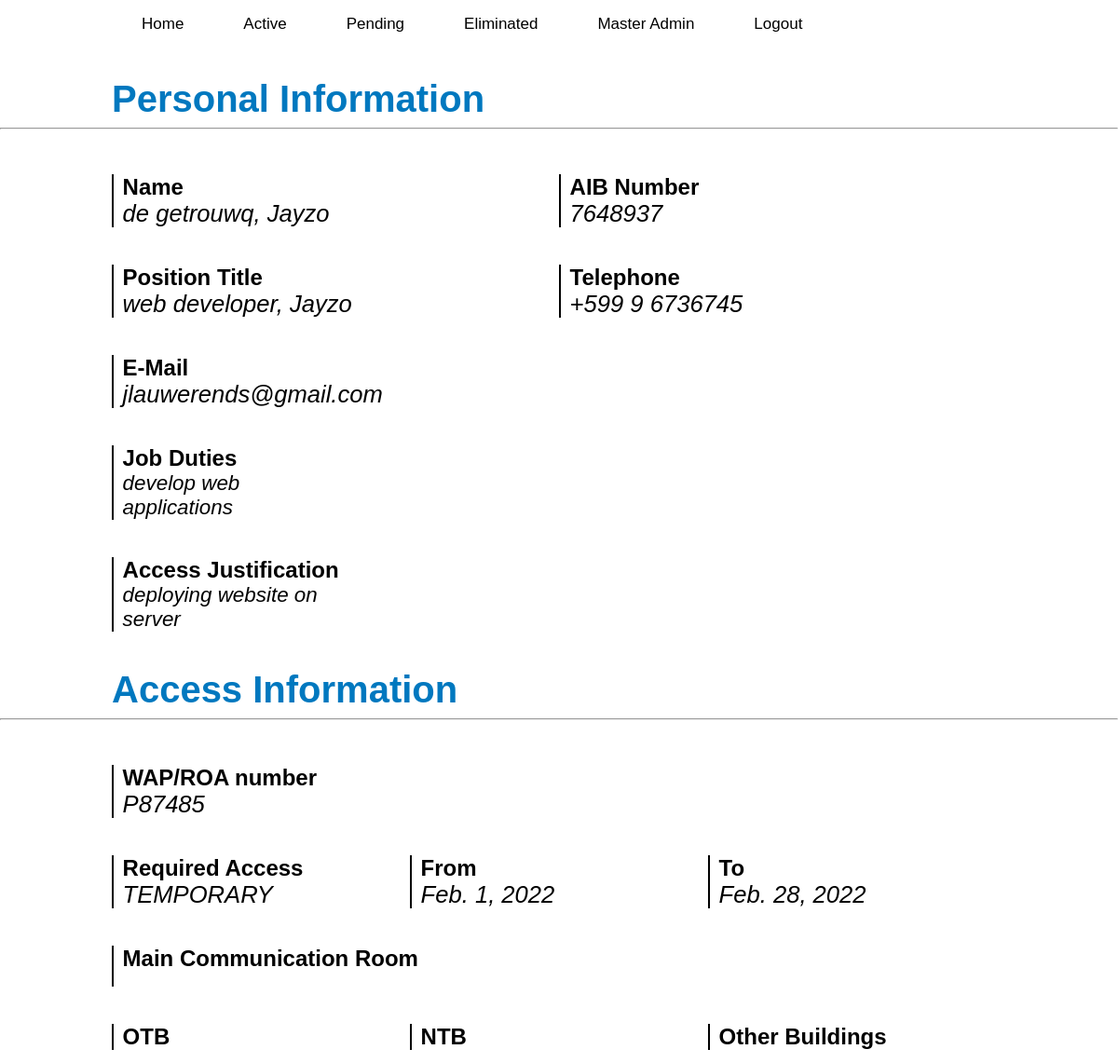
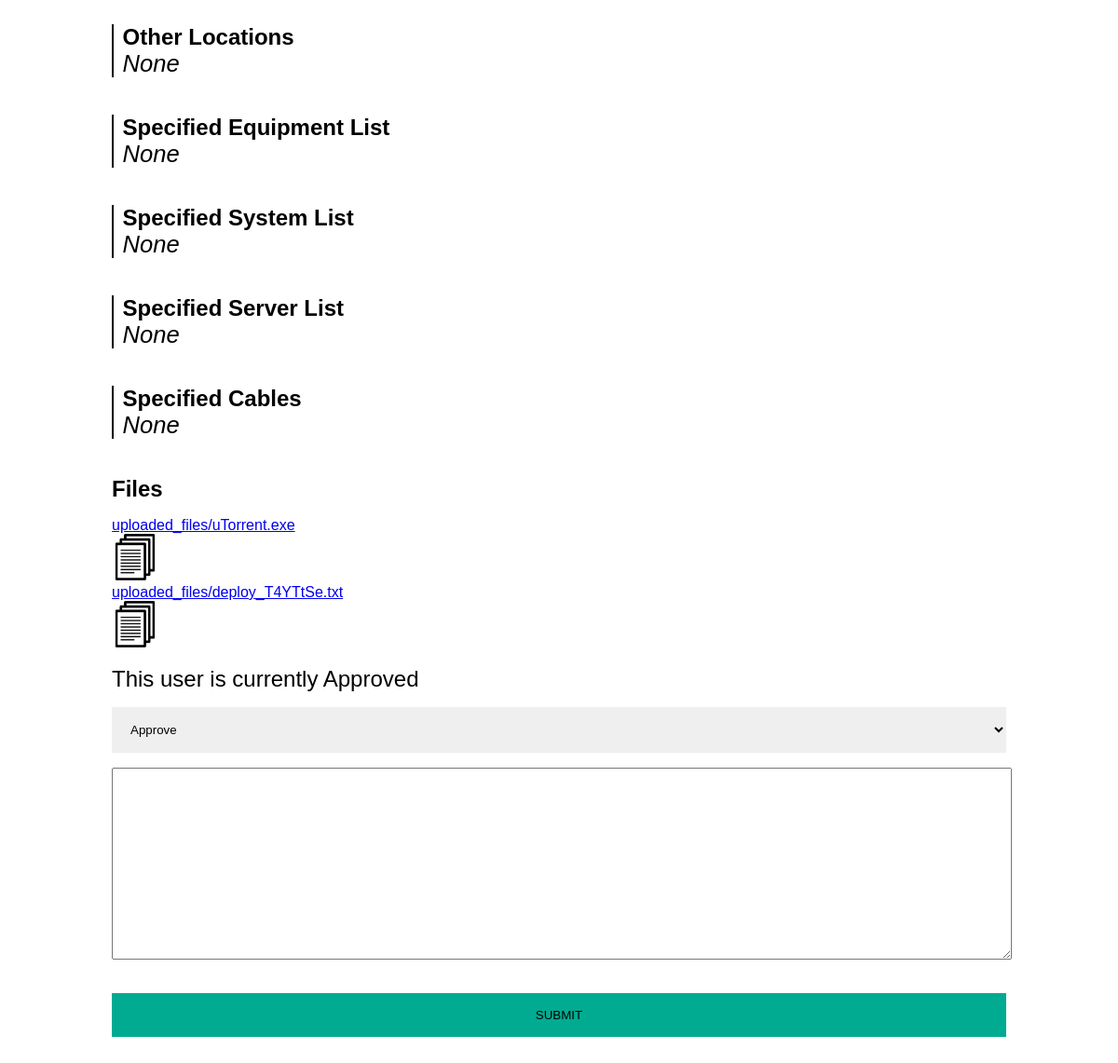
Page /12 (signed in) on the committed database (2 pictures, top to bottom).
### FormPage/models.py (models this page shows, shortened)
class Form(models.Model):
    company_name = models.CharField(max_length=200, null=False, blank=False)
    first_name = models.CharField(max_length=100)
    last_name = models.CharField(max_length=100)
    AIB_number = models.CharField(max_length=100)
    position_title = models.CharField(max_length=200)
    telephone = models.CharField(max_length=20)
    email = models.EmailField()
    job_duties = models.TextField()
    access_justification = models.TextField()
    wap_roa = models.CharField(max_length=255)
    required_access = models.CharField(choices=RequestAccessChoices, max_length=200)
    start_time = models.DateField(blank=True, null=True)
    end_time = models.DateField(blank=True, null=True)
    main_communications_room = models.ManyToManyField(MainCommunicationRoom, blank=True)
    new_terminal_building = models.ManyToManyField(NewTerminalBuilding, blank=True)
    old_terminal_building = models.ManyToManyField(OldTerminalBuilding, blank=True)
    building = models.ManyToManyField(OtherBuilding, blank=True)
    other_locations = models.TextField(blank=True )
    specify_system_list = models.TextField(blank=True)
    specify_equipment_list = models.TextField(blank=True)
    specify_server_list = models.TextField(blank=True)
    Specify_cables = models.TextField(blank=True)
    agreed_to_terms = models.BooleanField(default=False)
    submitted_date_time = models.DateTimeField(default=timezone.now)
    approved_or_not = models.CharField(choices=ApprovedOrNot, max_length=200, blank=True, null=True)
    class Meta:
        ordering = ('-id',)

class FormFiles(models.Model):
    files = models.FileField(upload_to = "uploaded_files", null=True, blank=True)
    form_fk = models.ForeignKey(Form, on_delete=models.CASCADE, null=True, blank=True)

### FormPage/views.py (the view, shortened to what this page needs)
# urls.py: path('<int:form_id>',ViewUser, name='user' ),
@login_required
def ViewUser(request, form_id):
    user_detail = get_object_or_404(Forms, pk=form_id)
    files = FormFiles.objects.filter(form_fk_id = form_id)
    user = Forms.objects.get(id=form_id)
    form = Form(instance=user)
    dic = {
        'user_detail':user_detail,
        'user_files':files,
        'form':form,
    }
    return render(request, 'admin/admin-view-user-detail.html', {'dic': dic})

### FormPage/templates/admin/admin-view-user-detail.html (shortened to what this page needs)
{% extends 'base.html' %}
{% load static %}
{% block content %}
    <div class="wrapper">
        <h1 class="user-h1">Personal Information</h1>
    </div>
    <hr>
    <div class="wrapper">
        <div class="margin-container">
            <div class="information-container">
                <div class="text-box">
                    <div class="text-box-line"></div>
                    <div class="text-box-text">
                        <p class="text-box-title">Name</p>
                        <p class="text-box-information">{{dic.user_detail.last_name}}, {{dic.user_detail.first_name}}</p>
                    </div>
                </div>
                <div class="text-box">
                    <div class="text-box-line"></div>
                    <div class="text-box-text q">
                        <p class="text-box-title ">AIB Number</p>
                        <p class="text-box-information">{{dic.user_detail.AIB_number}}</p>
                    </div>
                </div>
            </div>
            <div class="information-container">
                <div class="text-box">
                    <div class="text-box-line"></div>
                    <div class="text-box-text">
                        <p class="text-box-title">Position Title</p>
                        <p class="text-box-information">{{dic.user_detail.position_title}}, {{dic.user_detail.first_name}}</p>
                    </div>
                </div>
                <div class="text-box">
                    <div class="text-box-line"></div>
                    <div class="text-box-text q">
                        <p class="text-box-title"> Telephone</p>
                        <p class="text-box-information">+599 9 {{dic.user_detail.telephone}}</p>
                    </div>
                </div>
            </div>
            <div class="information-container">
                <div class="text-box">
                    <div class="text-box-line"></div>
                    <div class="text-box-text">
                        <p class="text-box-title">E-Mail</p>
                        <p class="text-box-information">{{dic.user_detail.email}}</p>
                    </div>
                </div>
            </div>
            <div class="information-container">
                <div class="text-box">
                    <div class="text-box-line"></div>
                    <div class="text-box-text">
                        <p class="text-box-title">Job Duties</p>
                        <p class="text-box-information-1">{{dic.user_detail.job_duties}}</p>
                    </div>
                </div>
            </div>
            <div class="information-container">
                <div class="text-box">
                    <div class="text-box-line"></div>
                    <div class="text-box-text">
                        <p class="text-box-title">Access Justification</p>
                        <p class="text-box-information-1">{{dic.user_detail.access_justification}}</p>
                    </div>
                </div>
            </div>
        </div>
    </div>
    <div class="wrapper">
        <h1 class="user-h1">Access Information</h1>
    </div>
    <hr>
    <div class="wrapper">
        <div class="margin-container">
            <div class="information-container">
                <div class="text-box">
                    <div class="text-box-line"></div>
                    <div class="text-box-text">
                        <p class="text-box-title">WAP/ROA number</p>
                        <p class="text-box-information">{{dic.user_detail.wap_roa}}</p>
                    </div>
                </div>
            </div>
            <div class="information-container">
                <div class="text-box">
                    <div class="text-box-line"></div>
                    <div class="text-box-text">
                        <p class="text-box-title">Required Access</p>
                        <p class="text-box-information">{{dic.user_detail.required_access}}</p>
                    </div>
                </div>
                <div class="text-box">
                    <div class="text-box-line"></div>
                    <div class="text-box-text q">
                        <p class="text-box-title">From</p>
                        <p class="text-box-information">{{dic.user_detail.start_time}}</p>
                    </div>
                </div>
                <div class="text-box">
                    <div class="text-box-line"></div>
                    <div class="text-box-text q">
                        <p class="text-box-title">To</p>
                        <p class="text-box-information">{{dic.user_detail.end_time}}</p>
                    </div>
                </div>
            </div>
            <div class="information-container">
                <div class="text-box">
                    <div class="text-box-line"></div>
                    <div class="text-box-text">
                        <p class="text-box-title">Main Communication Room</p>
                    </div>
                </div>
            </div>
            <div class="information-container">
                <div class="text-box">
                    <div class="text-box-line"></div>
                    <div class="text-box-text">
                        <p class="text-box-title">OTB</p>
                    </div>
                </div>
                <div class="text-box">
                    <div class="text-box-line"></div>
                    <div class="text-box-text q">
                        <p class="text-box-title">NTB</p>
                    </div>
                </div>
                <div class="text-box">
                    <div class="text-box-line"></div>
                    <div class="text-box-text q">
                        <p class="text-box-title">Other Buildings</p>
                    </div>
                </div>
            </div>
            <div class="information-container">
                <div class="text-box">
                    <div class="text-box-line"></div>
                    <div class="text-box-text">
                        <p class="text-box-title">Other Locations</p>
                        {% if dic.user_detail.other_locations == "" %}
                            <p class="text-box-information">None</p>
                        {% else %}
                            <p class="text-box-information">{{dic.user_detail.other_locations}}</p>
                        {% endif %}
                    </div>
                </div>
            </div>
            <div class="information-container">
                <div class="text-box">
                    <div class="text-box-line"></div>
                    <div class="text-box-text">
                        <p class="text-box-title">Specified Equipment List</p>
                        {% if dic.user_detail.specify_equipment_list == "" %}
                            <p class="text-box-information">None</p>
                        {% else %}
                            <p class="text-box-information">{{dic.user_detail.specify_equipment_list}}</p>
                        {% endif %}
                    </div>
                </div>
            </div>
            <div class="information-container">
                <div class="text-box">
                    <div class="text-box-line"></div>
                    <div class="text-box-text">
                        <p class="text-box-title">Specified System List</p>
                        {% if dic.user_detail.specify_system_list == "" %}
                            <p class="text-box-information">None</p>
                        {% else %}
                            <p class="text-box-information">{{dic.user_detail.specify_system_list}}</p>
                        {% endif %}
                    </div>
                </div>
            </div>
            <div class="information-container">
                <div class="text-box">
                    <div class="text-box-line"></div>
                    <div class="text-box-text">
                        <p class="text-box-title">Specified Server List</p>
                        {% if dic.user_detail.specify_server_list == "" %}
                            <p class="text-box-information">None</p>
                        {% else %}
                            <p class="text-box-information">{{dic.user_detail.specify_server_list}}</p>
                        {% endif %}
                    </div>
                </div>
            </div>
            <div class="information-container">
                <div class="text-box">
                    <div class="text-box-line"></div>
                    <div class="text-box-text">
                        <p class="text-box-title">Specified Cables</p>
                        {% if dic.user_detail.Specify_cables == "" %}
                            <p class="text-box-information">None</p>
                        {% else %}
                            <p class="text-box-information">{{dic.user_detail.Specify_cables}}</p>
                        {% endif %}
                    </div>
                </div>
            </div>
        </div>
        <div class="files-container">
            <h2 class="files-title">Files</h2>
            <div class="file-grid">
                {% for file in dic.user_files %}
                    <a href="{{file.files.url}}" class="files" download>
                        <div class="flex-file">
                            <p class="file-text">{{file.files}}</p>
                            <img src="{%static 'Images/File.png'%}" class="file-image"alt="">
                        </div>
                    </a>
                {% endfor %}
            </div>
        </div>
        <div class="app-or-not">
            <p class="approved-or-not">This user is currently
                {% if dic.user_detail.approved_or_not == None %}
                    Pending
                {% elif dic.user_detail.approved_or_not == 'APPROVED' %}
                    Approved
                {% else %}
                    Rejected
                {% endif %}
            </p>
        </div>
        <form enctype="multipart/form-data" action="{%url 'Form:user' dic.user_detail.id%}" method="POST">
            <div class="field-list">
                {% for form in dic.form %}
                   <div class="hide">{{form}}</div>
                {% endfor %}
            </div>
            <textarea name="email-send" class="textarea-email"></textarea>
            <button type="submit" value="submit" class="submit">SUBMIT</button>
        </form>
    </div>
{% endblock %}

### static/Css/base/style.css (style rules this page uses)
h1,h2,h3,h4,h5,h6,p { margin: 0; }

### static/Css/admin-user/admin-user.css (style rules this page uses)
.wrapper { width: 80%; margin: 0 auto; }
.margin-container { margin-top: 3rem; }
.user-h1 { margin-top: 2rem; color: #0078BF; font-size: 2.5rem; }
.information-container { display: flex; flex-direction: row; margin-bottom: 2.5rem; }
.text-box { display:flex; flex-basis: 100%; }
.text-box-line { width: 2px; background-color: black; color: black; }
.text-box-text { margin-left: 0.6rem; }
.text-box-title { font-weight: bold; font-size: 1.5rem; }
.text-box-information { font-style: italic; font-size: 1.6rem; }
.text-box-information-1 { font-style: italic; font-size: 1.4rem; width: 80%; }
.textarea-email { width: 100%; height: 200px; }
.files-container { margin: 1rem 0; }
.files-title { margin-bottom: 1rem; }
.file-text { text-overflow: ellipsis; }
.file-image { height:50px; width:50px; }
select { border:none; padding: 1rem 1rem; width:100%; margin: 1rem 0; }
.approved-or-not { font-size: 1.5rem; }
.submit { border: none; padding: 1rem 1rem; width: 100%; background-color: #00ab91; transition:0.5s; margin: 2rem 0; }

### templates/base.html (style rules this page uses)
body { margin: 0; font-family: Arial, Helvetica, sans-serif; }
.wrapper { width: 80%; margin: 0 auto; }

### rows in the picture
Form: user_detail.last_name "de getrouwq", user_detail.first_name "Jayzo", user_detail.AIB_number "7648937", user_detail.position_title "web developer", user_detail.telephone "6736745", user_detail.email "jlauwerends@gmail.com", user_detail.job_duties "develop web applications", user_detail.access_justification "deploying website on server", user_detail.wap_roa "P87485", user_detail.required_access "TEMPORARY", user_detail.start_time "Feb. 1, 2022", user_detail.end_time "Feb. 28, 2022", form "Approve"
FormFiles: files "uploaded_files/uTorrent.exe"
FormFiles: files "uploaded_files/deploy_T4YTtSe.txt"
